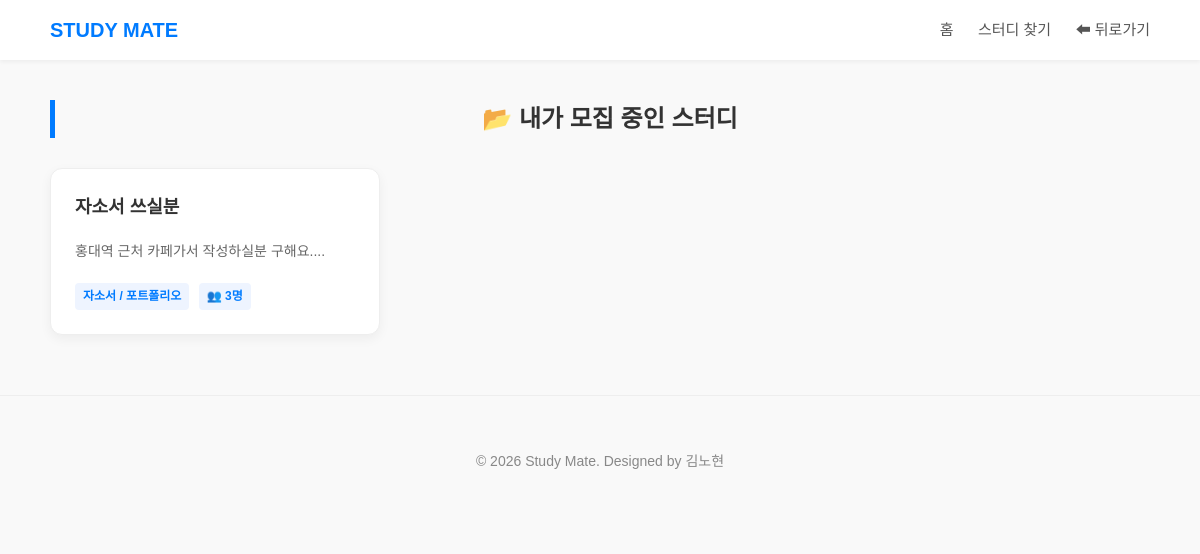
/myposts (signed in), run on the app's committed database.
### models.py (models this page shows, shortened)
class Study(db.Model):
    __tablename__ = 'study'
    id = db.Column(db.Integer, primary_key=True)
    title = db.Column(db.String(200), nullable=False)
    category = db.Column(db.String(50), nullable=False)
    member_count = db.Column(db.Integer, nullable=False)
    content = db.Column(db.Text, nullable=False)
    date = db.Column(db.DateTime, default=get_kst_now)
    writer = db.Column(db.String(50), nullable=False)

### app.py (the view)
@app.route('/myposts')
def my_posts():
    if 'user_nickname' not in session:
        return redirect(url_for('login')) # 로그인 안했으면 쫓아냄
    nickname = session['user_nickname']
    my_studies = Study.query.filter_by(writer=nickname).order_by(Study.date.desc()).all()
    return render_template(
        'myposts.html', # myposts.html 파일이 있어야 함
        studies=my_studies,
        user_nickname=nickname
    )

### templates/myposts.html (shortened to what this page needs)
<!DOCTYPE html>
<html lang="ko">
<head>
    <link rel="stylesheet" href="{{ url_for('static', filename='css/style.css') }}">
</head>
<body>
<header>
    <div class="nav-container">
        <a href="{{ url_for('index') }}" class="logo">STUDY MATE</a>
        <nav class="nav-menu">
            <a href="{{ url_for('index') }}">홈</a>
            <a href="{{ url_for('study') }}">스터디 찾기</a>
            <a href="javascript:history.back()">⬅ 뒤로가기</a>
        </nav>
    </div>
</header>
<main>
    <section>
        <h2 style="text-align: center;">📂 내가 모집 중인 스터디</h2>
        <div class="study-list" style="margin-top: 30px;">
            {% for study in studies %}
            <a href="{{ url_for('study_detail', study_id=study.id) }}" style="color: inherit;">
                <article class="card">
                    <h3>{{ study.title }}</h3>
                    <p style="color: #666; font-size: 14px; margin-bottom: 10px;">
                        {{ study.content[:50] }}...
                    </p>
                    <span class="tag">{{ study.category }}</span>
                    <span class="tag">👥 {{ study.member_count }}명</span>
                </article>
            </a>
            {% endfor %}
        </div>
    </section>
</main>
<footer>
    <p>© 2026 Study Mate. Designed by 김노현</p>
</footer>
</body>
</html>

### static/css/style.css (style rules this page uses)
body { font-family: 'Noto Sans KR', sans-serif; margin: 0; padding: 0; line-height: 1.6; color: #333; background-color: #f9f9f9; }
a { text-decoration: none; color:inherit; }
header { background-color: white; box-shadow: 0 2px 4px rgba(0, 0, 0, 0.05); position: sticky; top: 0; z-index: 1000; }
.nav-container { max-width: 1100px; margin: 0 auto; padding: 0 20px; height: 60px; display: flex; justify-content: space-between; align-items: center; }
.logo { font-size: 20px; font-weight: bold; color: #007bff; }
.nav-menu > a { color: #555; margin-left: 20px; font-size: 15px; transition: color 0.3s; }
main { max-width: 1100px; margin: 40px auto; padding: 0 20px; }
section { margin-bottom: 60px; }
h2 { border-left: 5px solid #007bff; padding-left: 15px; font-size: 24px; margin-bottom: 20px; }
.study-list { display: flex; gap: 20px; flex-wrap: wrap; }
.card { flex: 1; min-width: 280px; background: white; border: 1px solid #eee; padding: 24px; border-radius: 12px; box-shadow: 0 4px 12px rgba(0, 0, 0, 0.05); transition: transform 0.2s, box-shadow 0.2s; }
.card h3 { margin-top: 0; font-size: 18px; }
.tag { display: inline-block; background: #eef4ff; color:#007bff; padding: 4px 8px; border-radius: 4px; font-size: 12px; font-weight: bold; margin-top: 10px; margin-right: 5px; }
footer { text-align: center; padding: 40px; color: #888; font-size: 14px; border-top: 1px solid #eee; margin-top: 60px; }

### data on the page
Study: title "자소서 쓰실분", content "홍대역 근처 카페가서 작성하실분 구해요.", category "자소서 / 포트폴리오", member_count "3"
